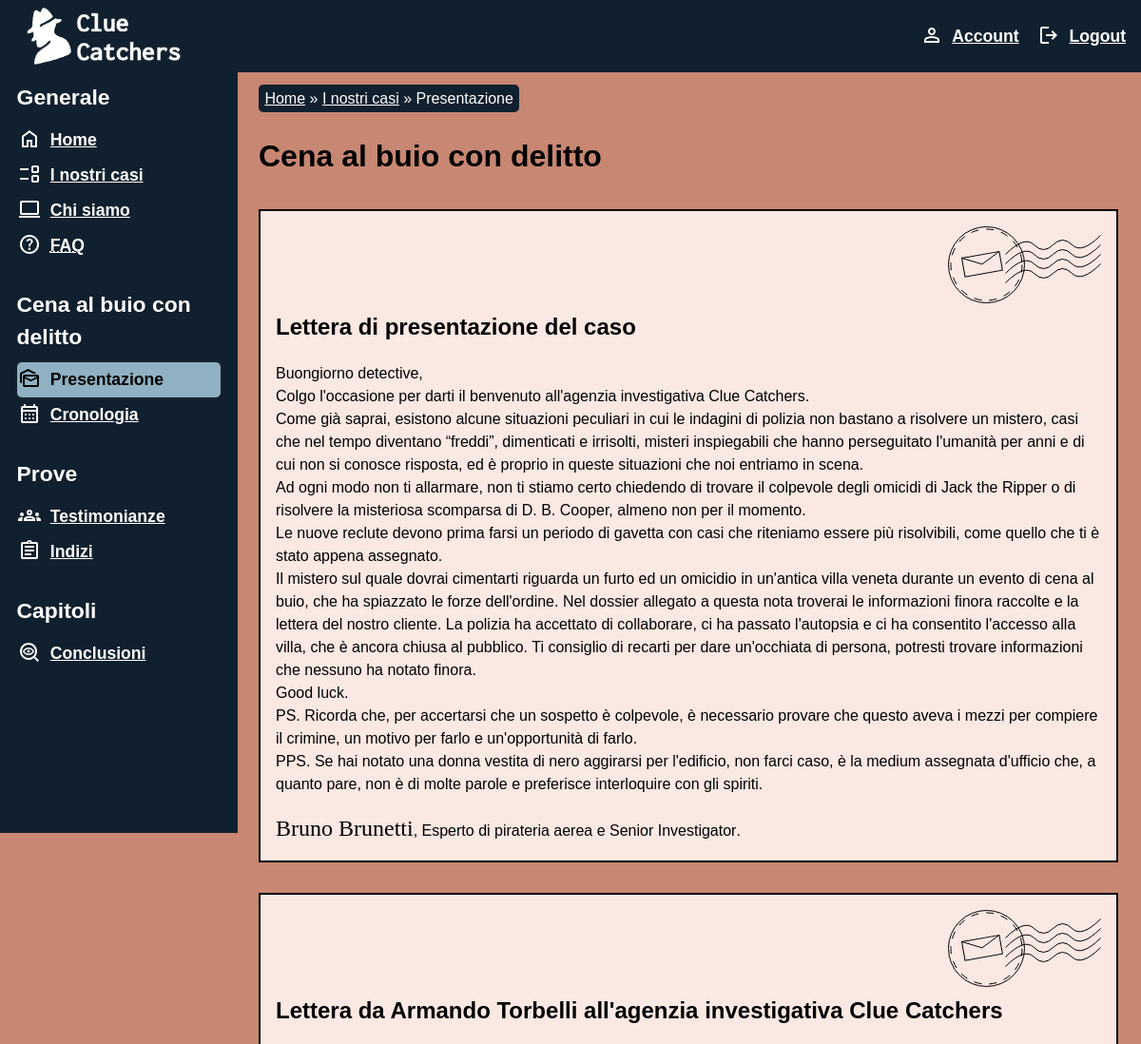
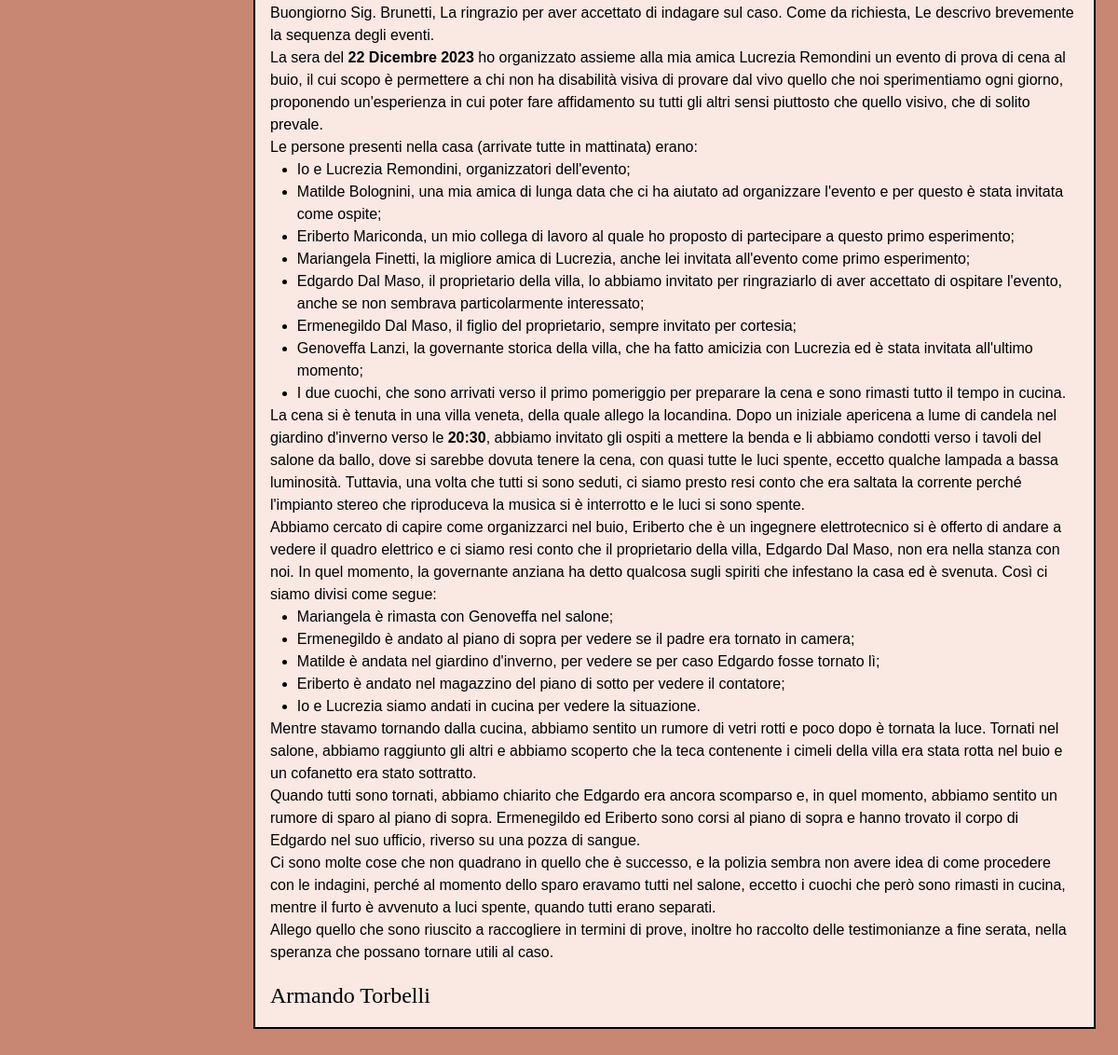
The page /case.php?id=0000000000000001 (signed in) on the database its author committed (2 pictures, top to bottom).
### tables this page shows
CREATE TABLE `indagine` (
  `id` char(16) NOT NULL,
  `dataInserimento` datetime NOT NULL,
  `nome` varchar(25) NOT NULL,
  `descrizione` varchar(255) NOT NULL,
  `image_path` varchar(75) DEFAULT NULL,
  PRIMARY KEY (`id`)
);

### src/app/database.php (called while the page is built, shortened)
<?php
class DatabaseAccess {
    private $connection;
    private function connect() {
        $this->connection = new mysqli(self::HOST_DB, self::USERNAME, self::PASSWORD, self::DATABASE_NAME);
    }
    private function closeConnection(){
        $this->connection = null;
    }
    public function query(string $query, array $params = array(),
                        bool $close_connection = true) {
        $stmt = $this->connection->prepare($query);
        if(!empty($params)) {
            $format = (string)$params[0];
            $values = array_slice($params, 1);
            $stmt->bind_param($format, ...$values);
        }
        $stmt->execute();
        $result = $stmt->get_result();
        return $result;
    }
}
?>

### src/data/indagine.php (called while the page is built, shortened)
<?php
class Indagine {
    public function __construct($row) {
        $this->id = $row["id"];
        $this->nome = $row["nome"];
    }
}
function getIndagineById(string $id) {
    global $DB;
    $result = $DB->query("SELECT * FROM indagine WHERE id = ?",
        array("s", $id));
    $row = $result->fetch_assoc();
    return !is_null($row) ? new Indagine($row) : null;
}
?>

### src/data/salvataggio.php (called while the page is built, shortened)
<?php
function isFinished($idUtente, $indagine) {
    global $DB;
    $result = $DB->query("SELECT * FROM salvataggio WHERE idUtente = ? AND idIndagine = ? AND idDomanda IS NULL",
        array("is", $idUtente, $indagine));
    $row = $result->fetch_assoc();
    return !is_null($row);
}

### src/data/capitolo.php (called while the page is built, shortened)
<?php
function getLastCapitoloByUtenteAndIndagine(int $idUtente, string $idIndagine) {
    global $DB;
    $result = $DB->query("SELECT progressivo FROM capitolo WHERE id = (SELECT idCapitolo FROM domanda WHERE id = (SELECT idDomanda FROM salvataggio WHERE idUtente = ? AND idIndagine = ?))",
        array("is", $idUtente, $idIndagine));
    $val = $result->fetch_assoc();
    return !is_null($val) ? $val["progressivo"] : null;
}
?>

### src/data/documento_iniziale.php (called while the page is built, shortened)
<?php
class DocumentoIniziale {
    public function __construct(array $row)
    {
        $this->contenuto = $row["contenuto"];
    }
}
function getDocumentiInizialeByIndagine(string $id) {
    global $DB;
    $result = $DB->query("SELECT * FROM documentoiniziale WHERE idIndagine = ?
        order by progressivo asc",
        array("s", $id));
    while ($row = $result->fetch_assoc()) {
        $documenti[] = new DocumentoIniziale($row);
    }
    return $documenti;
}
?>

### src/case.php (the view, shortened to what this page needs)
<?php
require_once("app/global.php");
require_once("data/documento_iniziale.php");
require_once("data/capitolo.php");
require_once("data/indagine.php");
require_once("components/sidebar.php");
if(isset($_GET["id"]) && $_GET["id"] !== "") {
    $caseId = $_GET["id"];
    $case = getIndagineById($caseId);
    $documenti = getDocumentiInizialeByIndagine($caseId);
    $layout = file_get_contents("templates/layout.html");
    $title = $case->nome.' | Clue Catchers';
    $keywords = 'Clue Catchers, '.$case->nome. ', presentazione, lettera di presentazione';
    $description = 'Presentazione del caso '.$case->nome.' di Clue Catchers';
    $breadcrumbs = '<p><a href="index.php" lang="en">Home</a> &raquo; <a href="cases.php">I nostri casi</a> &raquo; Presentazione</p>';
    $content = '<h1>'.$case->nome.'</h1>';
    foreach($documenti as $doc) {
        if($doc->tipo === TipoDocumento::lettera) {
            $content.=$doc->contenuto;
        }
    }
    $menu = getSidebar("CASE", $case->nome, $case->id);
    $page = str_replace("[title]", $title, $layout);
    $page = str_replace("[keywords]", $keywords, $page);
    $page = str_replace("[description]", $description, $page);
    $page = str_replace("[breadcrumbs]", $breadcrumbs, $page);
    $page = str_replace("[content]", $content, $page);
    $page = str_replace("[sidebar]", $menu, $page);
    $page = str_replace("[userToolbar]", getUserToolBar(), $page);
    echo $page;
} else {
    header("Location: 404.html");
    exit();
}
?>

### src/components/sidebar.php
<?php
    require_once("data/capitolo.php");
    require_once("data/salvataggio.php");
    function getSidebar(string $selected, string $caseName = "", string $caseId = "") {
        $needsCaseMenu = array("CASE", "TIMELINE", "WITNESS", "CLUES", "CHAPTER");
        $sidebar = '<p class="menuSection">Generale</p><ul>';
        $sidebar .= '
                    <li id="homeButton" class="menuButton'.($selected == "HOME" ? ' menuSelected"' : '"').'>'
                        .($selected != "HOME" ? '<a href="index.php" lang="en">Home</a>' : 'Home').
                    '</li>';
        $sidebar .= '
                    <li id="casesButton" class="menuButton'.($selected == "CASES" ? ' menuSelected"' : '"').'>'
                        .($selected != "CASES" ? '<a href="cases.php">I nostri casi</a>' : 'I nostri casi').
                    '</li>';
        $sidebar .= '
                    <li id="aboutButton" class="menuButton'.($selected == "ABOUT" ? ' menuSelected"' : '"').'>'
                        .($selected != "ABOUT" ? '<a href="about.php">Chi siamo</a>' : 'Chi siamo').
                    '</li>';
        $sidebar .= '
                    <li id="faqButton" class="menuButton'.($selected == "FAQ" ? ' menuSelected"' : '"').'>'
                        .($selected != "FAQ" ? '<a href="faq.php"><abbr lang="en" title="Frequently Asked Questions">FAQ</abbr></a>' : '<abbr lang="en" title="Frequently Asked Questions">FAQ</abbr>').
                    '</li></ul>';
        if(in_array($selected, $needsCaseMenu)) {
            $sidebar .= '<div class="menuCases">';
            $sidebar .= '<p class="menuSection">'.$caseName.'</p><ul>';
            $sidebar .= '
                        <li id="caseButton" class="menuButton'.($selected == "CASE" ? ' menuSelected"' : '"').'>'
                            .($selected != "CASE" ? '<a href="case.php?id='.$caseId.'">Presentazione</a>' : 'Presentazione').
                        '</li>';
            $sidebar .= '
                        <li id="timelineButton" class="menuButton'.($selected == "TIMELINE" ? ' menuSelected"' : '"').'>'
                            .($selected != "TIMELINE" ? '<a href="timeline.php?id='.$caseId.'">Cronologia</a>' : 'Cronologia').
                        '</li></ul>';
            $sidebar .= '<p class="menuSection">Prove</p><ul>';
            $sidebar .= '
                        <li id="witnessButton" class="menuButton'.($selected == "WITNESS" ? ' menuSelected"' : '"').'>'
                            .($selected != "WITNESS" ? '<a href="witness.php?id='.$caseId.'">Testimonianze</a>' : 'Testimonianze').
                        '</li>';
            $sidebar .= '
                        <li id="cluesButton" class="menuButton'.($selected == "CLUES" ? ' menuSelected"' : '"').'>'
                            .($selected != "CLUES" ? '<a href="clues.php?id='.$caseId.'">Indizi</a>' : 'Indizi').
                        '</li></ul>';
            $userId = (int)$_SESSION["userId"];
            $lastChapter = getLastCapitoloByUtenteAndIndagine($userId, $caseId);
            if(is_null($lastChapter)) {
                $titolo = "Capitolo 0";
                if(isFinished($userId, $caseId)) {
                    $titolo = "Conclusioni";
                }
            } else {
                $titolo = "Capitolo ".$lastChapter;
            }
            $sidebar .= '<p class="menuSection">Capitoli</p><ul>';
            $sidebar .= '
                        <li id="chapterButton" class="menuButton'.($selected == "CHAPTER" ? ' menuSelected"' : '"').'>'
                            .($selected != "CHAPTER" ? '<a href="chapter.php?id='.$caseId.'">'.$titolo.'</a>' : $titolo).
                        '</li>';
            $sidebar .= '</ul></div>';
        }
        return $sidebar;
    }
?>

### src/assets/css/main.css (style rules this page uses)
* { padding: 0; margin: 0; }
:root { --headerFontSize: 3em; --menuFontSize: 1.1em; --menuLeftPadding: 1em; --menuRightPadding: 1em; --iconLeftPadding: 2em; --iconPosition: 0.1em 0.3em; --contentMenuWidth: 12.2em; --contentMenuHeight: 100vh; --contentLeftPadding: 17em; --contentRightPadding: 1.5em; --small-contentLeftPadding: 1.5em; --aLink: 255, 255, 255; --aVisited: 220, 132, 245; }
html { height: fit-content; font-size: 100%; font-family: 'OpenSans', sans-serif; line-height: 1.5; margin: auto; background-color: rgb(var(--primary500)); }
#pageHeader { background-color: rgb(var(--secondary800)); padding: 0.5em 1em; display: flex; align-items: center; flex-direction: row; }
header #logo { font-size: 1.5em; text-indent: -999em; background-image: url(../images/logo.png); min-width: 7.5em; min-height: 2.5em; background-size: contain; background-repeat: no-repeat; margin-left: 0.5em; }
.menu { font-weight: 600; background-color: rgb(var(--secondary800)); color: rgb(var(--lightColor)); padding-left: var(--menuLeftPadding); padding-right: var(--menuRightPadding); font-size: var(--menuFontSize); }
.menu a:link { color: rgb(var(--aLink)); }
.menu ul { list-style-type: none; }
.menu ul li { padding-top: 0.3em; padding-bottom: 0.3em; padding-left: 0.6em; }
.menu .menuSelected { background-color: rgb(var(--secondary400)); border-radius: 5px; color: rgb(var(--darkColor)); font-weight: 800; }
#userToolbar { padding: 0; margin-left: auto; }
#userToolbar ul { list-style-type: none; display: flex; flex-direction: row; }
#userToolbar #accountButton { margin-left: 1em; background-image: url(../icons/person.svg); background-position: var(--iconPosition); background-repeat: no-repeat; padding-left: var(--iconLeftPadding); }
#userToolbar #logoutButton { margin-left: 1em; background-image: url(../icons/logout.svg); background-position: var(--iconPosition); background-repeat: no-repeat; padding-left: var(--iconLeftPadding); }
#contentMenu { float: left; overflow: hidden; position: -webkit-sticky; position: sticky; top: 0; width: var(--contentMenuWidth); height: var(--contentMenuHeight); overflow-y: auto; }
#contentMenu .menuSection { font-weight: 600; font-size: 1.3em; padding: 0.4em 0; }
#contentMenu ul { padding-bottom: 1em; }
.menu .menuButton { background-position: var(--iconPosition); background-repeat: no-repeat; padding-left: var(--iconLeftPadding); }
#homeButton { background-image: url(../icons/home.svg); }
#casesButton { background-image: url(../icons/lista.svg); }
#aboutButton { background-image: url(../icons/computer.svg); }
#faqButton { background-image: url(../icons/help.svg); }
#caseButton { background-image: url(../icons/evenlope.svg); }
#caseButton.menuSelected { background-image: url(../icons/darkIcons/evenlope.svg); }
#timelineButton { background-image: url(../icons/calendario.svg); }
#witnessButton { background-image: url(../icons/group.svg); }
#cluesButton { background-image: url(../icons/assignment.svg); }
#chapterButton { background-image: url(../icons/investigate.svg); }
#breadcrumb { padding-left: var(--contentLeftPadding); padding-right: var(--contentRightPadding); margin-top: 1em; margin-bottom: 1em; }
#breadcrumb p { display: inline; background-color: rgb(var(--secondary800)); padding: 0.4em; border-radius: 5px; color: rgb(var(--lightColor)); }
#breadcrumb a:link { color: rgb(var(--aLink)); }
#content { padding-top: 0.5em; padding-bottom: 0.5em; padding-left: var(--contentLeftPadding); padding-right: var(--contentRightPadding); margin: auto; max-width: 70em; color: rgb(var(--darkColor)); }
#content h1 { margin-bottom: 1em; }
#content h2 { margin-bottom: 0.8em; }
#content section.letter { background-color: rgb(var(--primary300)); background-image: url(../images/letterStamp.svg); background-position: top 1em right 1em; padding: 6.5em 1em 0; background-repeat: no-repeat; margin-bottom: 2em; border: 2px solid rgb(var(--darkColor)); }
#content section.letter time { font-weight: bold; }
#content section.letter ul { padding-left: 1.8em; }
#content section.letter footer { padding: 1em 0; }
#content section.letter footer .signature { font-family: 'Brush Script MT', cursive; font-size: 1.5em; }

### rows shown on the page
indagine: nome "Cena al buio con delitto", nome "Lettera di presentazione del caso Buongiorno detective, Colgo l'occasione per darti il benvenuto all'agenzia investigativa Clue Catchers . Come già saprai, esistono alcune situazioni peculiari in cui le indagini di polizia non bastano a risolvere un mistero, casi che nel tempo diventano “freddi”, dimenticati e irrisolti, misteri inspiegabili che hanno perseguitato l'umanità per anni e di cui non si conosce risposta, ed è proprio in queste situazioni che noi entriamo in scena. Ad ogni modo non ti allarmare, non ti stiamo certo chiedendo di trovare il colpevole degli omicidi di Jack the Ripper o di risolvere la misteriosa scomparsa di D. B. Cooper, almeno non per il momento. Le nuove reclute…"

### other values the page prints
$titolo "Conclusioni"
